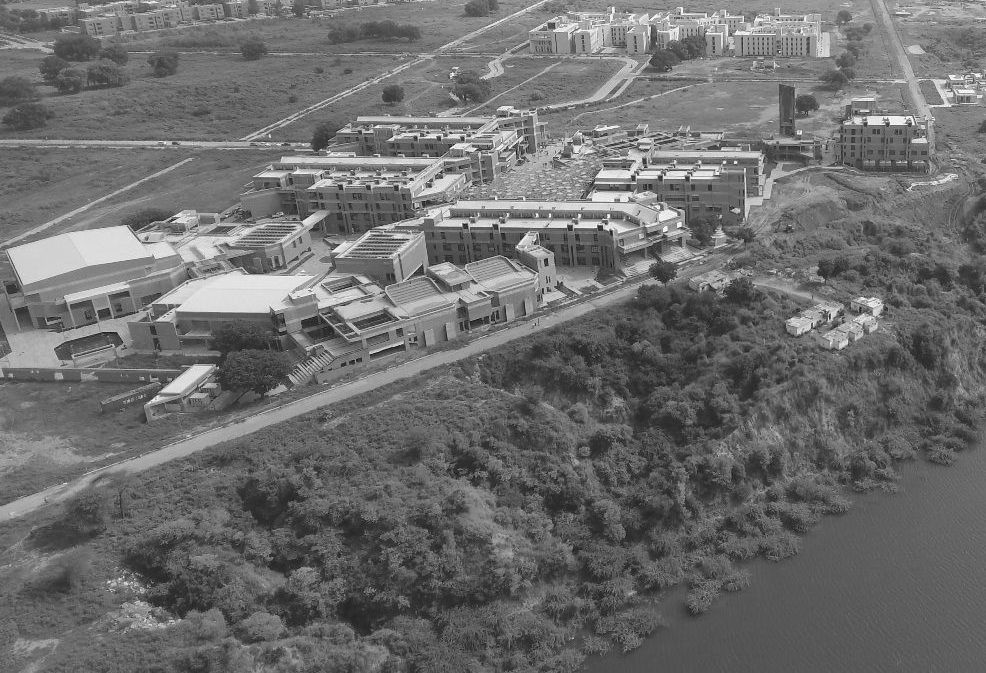
#> input picture Input_Images/campus.png, 986 x 673 px, found by its file name
$ python thresh_binaryNoise.py
#> lines starting #> are read from the running program, lines starting #| are printed output that depends on the picture; after the words box and inside, x2 and y2 are one past the last pixel; in counts of white or black regions, pixels touching at a corner belong together
import cv2
import random
import numpy as np
from fidelity_metrics import fidelity_17110150
import matplotlib.pyplot as plt

path1='C:\Shreya\SEM-5\DIP\Assignment3\campus.png';
#i am unable to store the image in '.tiff' image file format, therefore, used '.png'
save1='C:\Shreya\SEM-5\DIP\Assignment3\g1_threshold.png';
save2='C:\Shreya\SEM-5\DIP\Assignment3\g2_binary.png';

f=cv2.imread(path1,0); #reading the input image (grayscale)
#> f is the input picture: shape (673, 986); min 12, max 252, mean 109.2
(row,column)=(len(f),len(f[0])) #deciphering rows and columns
#> row = 673; column = 986
#print(row,column)
#print(f)


f1=np.zeros((row,column)); #the image obtained after adding uniform additive noise to the input image
g1=np.zeros((row,column)); #the output image obtained after thresholding of f(input image)
g2=np.zeros((row,column)); #the output image obtained aftering thresholding of f1

for i in range(row):
    for j in range(column):
        #Thresholding
        if (f[i][j]<127):
            g1[i][j]=0;
        else:
            g1[i][j]=255;

        #Random Noise Binarization
        #noise within the range[-128,128] | hence blurring giving an impression of several grey levels
        #we have noticed that if we decrese this range of random noise, we could get visually appealing pictures
        noise=random.randrange(-128,128,1);
        f1[i][j]=f[i][j]+noise
        if (f1[i][j]<127):
            g2[i][j]=0;
        else:
            g2[i][j]=255;
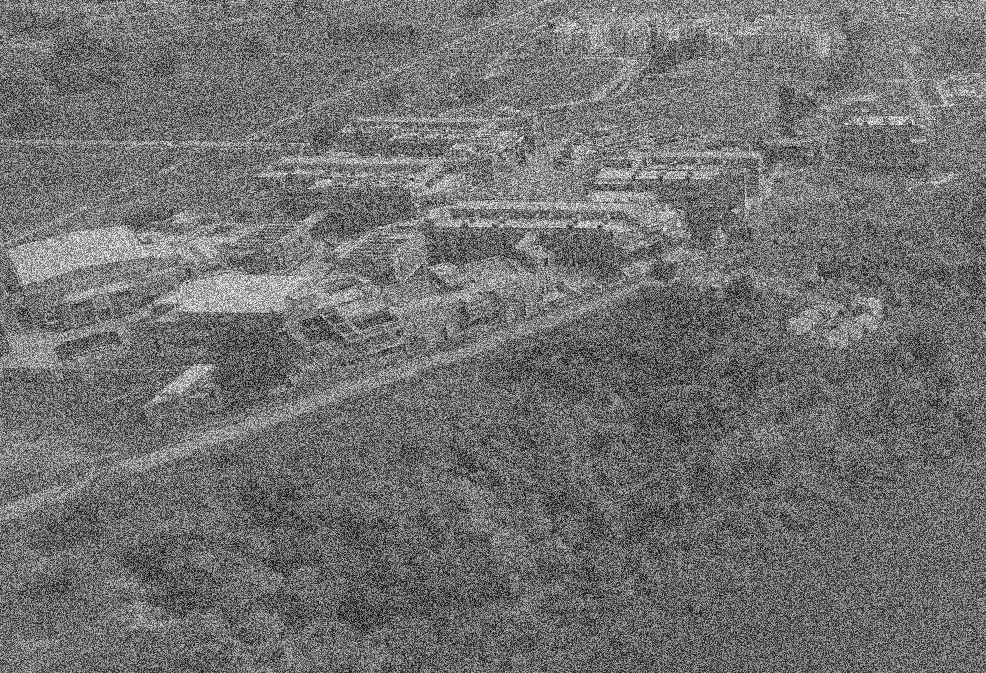
#> f1: shape (673, 986) float64; min -102, max 374, mean 108.7; drawn with min black and max white
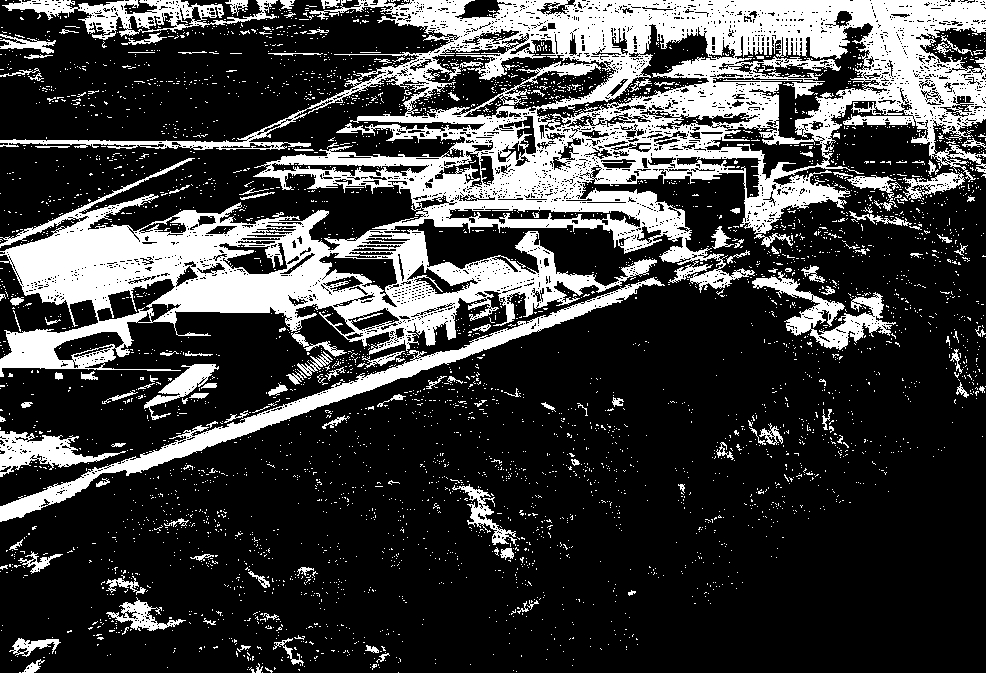
#> g1: shape (673, 986) float64; 24.6% white; 4163 white regions (4011 under 20 px), largest, box (x1, y1, x2, y2) and area: (0, 0, 986, 377) 121480, (0, 277, 665, 522) 9219, (2, 0, 278, 40) 3717
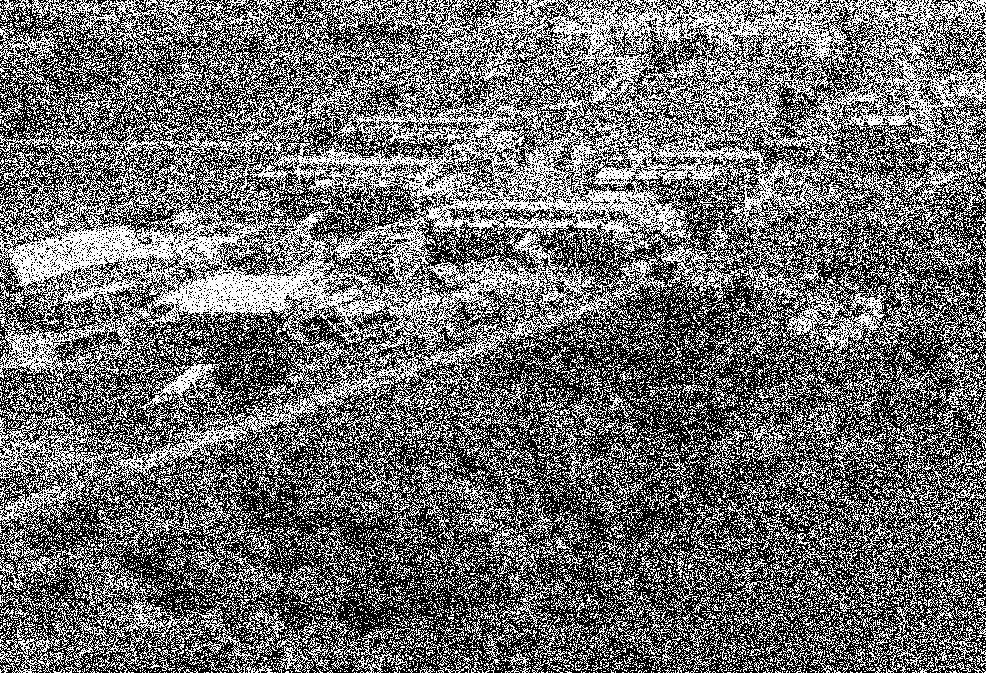
#> g2: shape (673, 986) float64; 43% white in thin lines or dots

print('Thresholding & Random Noise Binarization Done')

#Uncomment this to calculate fidelity metrics
#-----------------------------------------------
#Calculating Fidelity Metrics
#(a1,a2,a3,a4,a5,a6)=fidelity_17110150(f,g1)
#print('alpha1_g1',a1,'alpha2_g1',a2,'alpha3_g1',a3,'alpha4_g1',a4,'alpha5_g1',a5,'alpha6_g1',a6)
#(b1,b2,b3,b4,b5,b6)=fidelity_17110150(f,g2)
#print('alpha1_g2',b1,'alpha2_g2',b2,'alpha3_g2',b3,'alpha4_g2',b4,'alpha5_g2',b5,'alpha6_g2',b6)
#-----------------------------------------------

#couldn't find the equivalent of 'truesize' used in MATLAB, therefore have used cv2 library

#cv2.imwrite(save1,g1)
#cv2.imwrite(save2,g2)

#The image shown using matplotlib may not be visually appealing! You can see the saved iamges
fig=plt.figure()
plt.title('Please see the saved images')
plt.imshow(g2,cmap='gray')
plt.show()


# [7 lines of commented-out code are left out]
